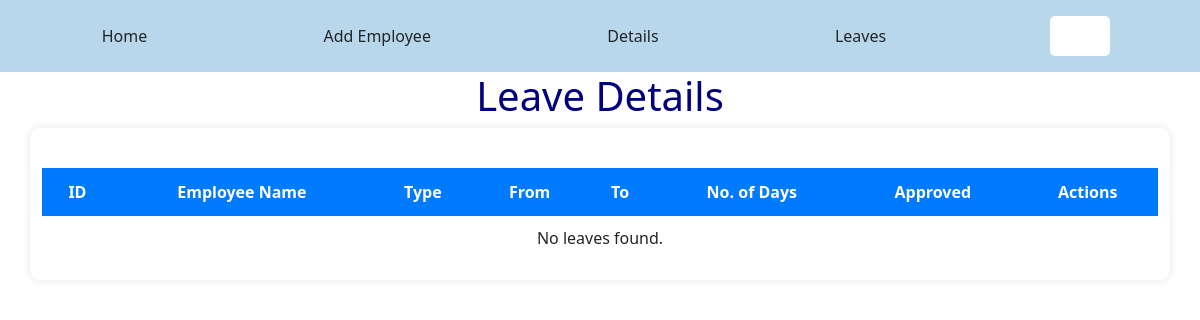
The page /leave/ on the database as committed earlier.
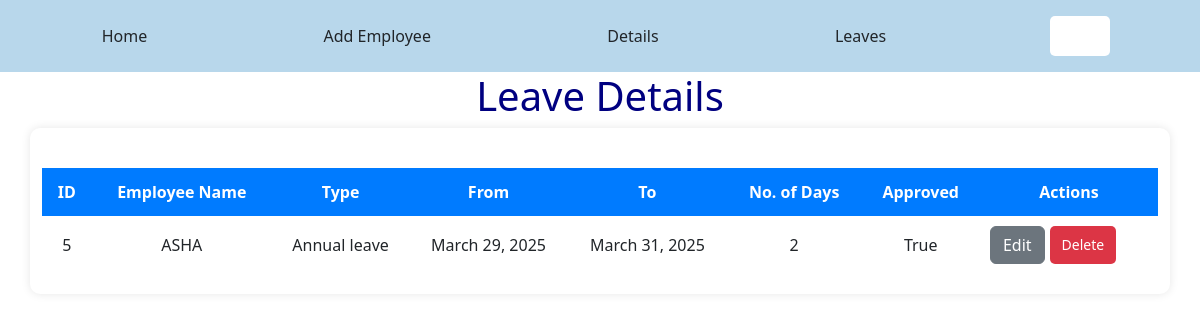
The same page on the database as committed later.
### home/models.py (models this page shows, shortened)
class Leaves(models.Model):
    type = models.CharField(max_length=100)
    from_date = models.DateField()
    to_date = models.DateField()
    no_of_days = models.IntegerField()
    approved = models.BooleanField(null=True)
    emp_id = models.OneToOneField(Employee,on_delete=models.CASCADE)

class Employee(models.Model):
    first_name = models.CharField(max_length=100)
    last_name = models.CharField(max_length=100)
    email = models.EmailField(unique=True)
    phone = models.CharField(max_length=15, null=True)
    department = models.ForeignKey(Department, on_delete=models.CASCADE)
    position = models.CharField(max_length=100)
    date_hired = models.DateField()
    def __str__(self):
        return self.first_name

### home/views.py (the view)
# urls.py: path('leave/',views.leave_details,name='leave'),
def leave_details(request):
    all_leaves = Leaves.objects.all()
    if all_leaves:
        context = {'all_leaves':all_leaves}
    else:
        context = {'msg':'Leave details Not available!!'}
    return render(request,'leave.html',context)

### home/templates/leave.html
{% extends 'main.html' %}
{% block content %}
<center><h1 style="color: navy;">Leave Details</h1></center>
    <div class="container">
        <table border="" style="border: none;text-align: center;">
        <thead>
            <tr>
                <th>ID</th>
                <th>Employee Name</th>
                <th>Type</th>
                <th>From </th>
                <th>To </th>
                <th>No. of Days</th>
                <th>Approved</th>
                <th colspan="2">Actions</th>
            </tr>
        </thead>
        {% for leave in all_leaves %}
            <tr>
            <td>{{ leave.id }}</td>
            <td>{{leave.emp_id}}</td>
            <td>{{ leave.type }}</td>
            <td>{{ leave.from_date }}</td>
            <td>{{ leave.to_date }}</td>
            <td>{{ leave.no_of_days}}</td>
            <td>{{ leave.approved }}</td>
            <td>
                <div style="display: flex;"><a href="{% url 'edit' leave.id  %}" class="btn btn-secondary">Edit</a>
                    <a href="" class="btn-delete">Delete</a></div>
            </td>
        </tr>
        {% empty %}
        <tr>
            <td colspan="8">No leaves found.</td>
        </tr>
        {% endfor %}
    </table>
    </div>
{% endblock content %}

### home/templates/main.html (shortened to what this page needs)
{% load static %}
<!DOCTYPE html>
<html lang="en">
<head>
    <link rel="stylesheet" href="{% static 'style.css' %}">
    <link href="https://cdn.jsdelivr.net/npm/bootstrap@5.3.3/dist/css/bootstrap.min.css" rel="stylesheet">
</head>
<body>
    {% include 'nav.html' %}
    {% block content %}
    {% endblock content %}
</body>
</html>

### home/templates/nav.html
<header><nav>
    <ul id="unordered">
        <li><a href="{% url 'home' %}" class="btn btn-outline-dark" style="border: none;">Home</a></li>
        <li><a href="{% url 'add_emp' %}" class="btn btn-outline-dark" style="border: none;">Add Employee</a></li>
        <li><a href="{% url 'detail' %}" class="btn btn-outline-dark" style="border: none;">Details</a></li>
        <li><a href="{% url 'leave' %}" class="btn btn-outline-dark" style="border: none;">Leaves</a></li>
        <li><input type="search" name="" id="q" style="width: 60px;border: none;"></li>
    </ul>
</nav>
</header>

### home/static/style.css (style rules this page uses)
* { box-sizing: border-box; margin: 0; padding: 0; }
body { font-family: Arial, sans-serif; line-height: 1.6; color: #333; background-color: #f9f9f9; }
header { background-color: rgb(184, 215, 235); color: #fff; padding: 1em; text-align: center; }
#unordered { list-style: none; margin: 0; padding: 0; display: flex; align-items: center; justify-content: space-around; }
header nav a { border: none; color: #fff; text-decoration: none; }
body { font-family: Arial, sans-serif; background-color: #f4f4f4; margin: 20px; padding: 0; }
.container { width: 100%; margin: auto; background: #fff; padding: 20px; border-radius: 10px; box-shadow: 0px 0px 10px rgba(0, 0, 0, 0.1); overflow-x: auto; }
table { width: 100%; border-collapse: collapse; margin-top: 20px; background: #fff; }
th { background: #007bff; color: #fff; padding: 12px; text-align: left; border: 1px solid #ddd; }
td { padding: 10px; border: 1px solid #ddd; }
.btn, .btn-delete { text-decoration: none; padding: 8px 12px; border-radius: 5px; font-size: 14px; margin-right: 5px; display: inline-block; text-align: center; transition: 0.3s; }
.btn { background: #28a745; color: white; border: none; }
.btn-delete { background: #dc3545; color: white; border: none; }
.container { width: 80%; margin: auto; background: #fff; padding: 20px; border-radius: 10px; box-shadow: 0px 0px 10px rgba(0, 0, 0, 0.1); }
input, select { padding: 8px; margin-top: 5px; border-radius: 5px; border: 1px solid #ccc; }

### home/templates/main.html (style rules this page uses)
.container { display: flex; flex-wrap: wrap; justify-content: center; gap: 20px; padding: 20px; }
@media (min-width: 600px) { .container { justify-content: flex-start; } }

Rows that differ between the two databases and show on the page:
added Leaves: id "5", emp_id "ASHA", type "Annual leave", from_date "March 29, 2025", to_date "March 31, 2025", no_of_days "2", approved "True"
Other text that changed with them:
text no longer shown: "No leaves found."
